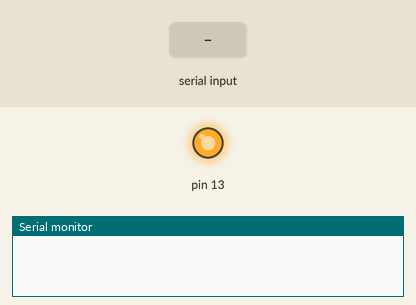
Recording of a sketch running on a simulated Arduino Mega 2560, built with avr-gcc and run on an emulated ATmega2560. Shown: output pins drawn as LEDs (lit = HIGH), the last lines printed to the serial monitor. The test bench sets the inputs (shaded band).

Above: at 1.2 s.
1.3 s: "0" received over the second serial link
At 2.5 s:
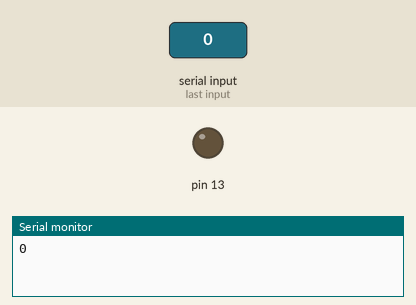
2.8 s: "1" received over the second serial link
At 3.7 s:
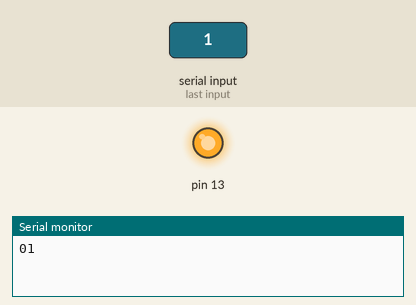
4.3 s: "0" received over Serial
At 4.9 s:
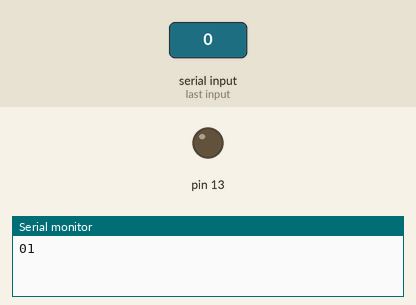
Timing chart, 0 to 7.3 s (numbered marks = the images above; inputs shaded):
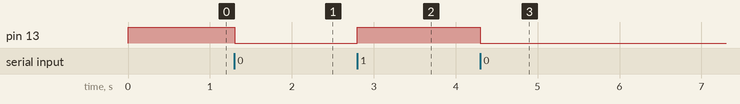

The sketch:

ArduinoSerialRelay.ino
```cpp
int inByte = 0;

void setup()
{
	Serial.begin(115200);   // com to PC
	while(!Serial);
    Serial3.begin(115200);  // com to ESP8266
  	pinMode(13, OUTPUT);
    digitalWrite(13, HIGH);
}

void loop()
{
    // read from port 0, send to port 3:
    if (Serial.available())
    {
        inByte = Serial.read();
        Serial3.write(inByte);
    }
    // read from port 3, send to port 0:
    if (Serial3.available())
	{
        inByte = Serial3.read();
        Serial.write(inByte);
    }
	  // used the echoed character to switch the onboard LED
	if (inByte == '0')
    {
        digitalWrite(13, LOW);
	}
	if (inByte == '1')
	{
        digitalWrite(13, HIGH);
	}
}
```

Measured:
- after the input at 1.3 s, pin 13: HIGH → LOW at once
- after the input at 2.8 s, pin 13: LOW → HIGH at once
- after the input at 4.3 s, pin 13: HIGH → LOW at once
